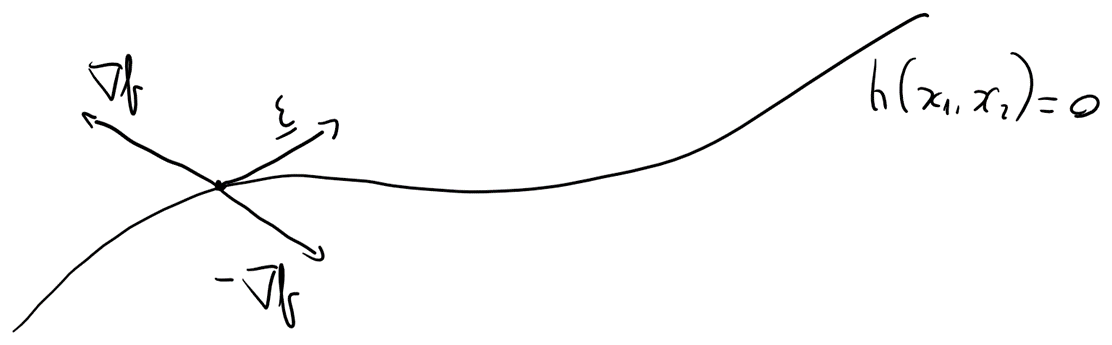
#> input picture Anno 1/Machine Learning/immagini/fig_8_2_componente_gradiente_non_nullo.png, 1112 x 345 px, found by its file name
$ python analyze_drawings.py
#> lines starting #> are read from the running program, lines starting #| are printed output that depends on the picture; after the words box and inside, x2 and y2 are one past the last pixel; in counts of white or black regions, pixels touching at a corner belong together
import cv2
import numpy as np

for name in ['fig_8_2_componente_gradiente_non_nullo.png',
             'fig_8_3_parallelismo_gradienti_punto_estremale.png',
             'fig_8_4_curve_di_livello_minimo_vincolato.png',
             'fig_8_5_vincoli_disuguaglianza_kkt.png',
             'fig_7_2_sigmoide_lda_superficie.png']:
    im = cv2.imread('Anno 1/Machine Learning/immagini/' + name)
#> im is the input picture: shape (345, 1112, 3); mean B, G, R 249.9, 249.9, 249.9
    print(f"\n=================== {name} ({im.shape[1]}x{im.shape[0]}) ===================")
#| =================== fig_8_2_componente_gradiente_non_nullo.png (1112x345) ===================
    # let's save a downsampled view or describe connected components
    gray = cv2.cvtColor(im, cv2.COLOR_BGR2GRAY)
    # Check if there are colored strokes
    b, g, r = cv2.split(im)
    diff_rg = np.abs(r.astype(int) - g.astype(int))
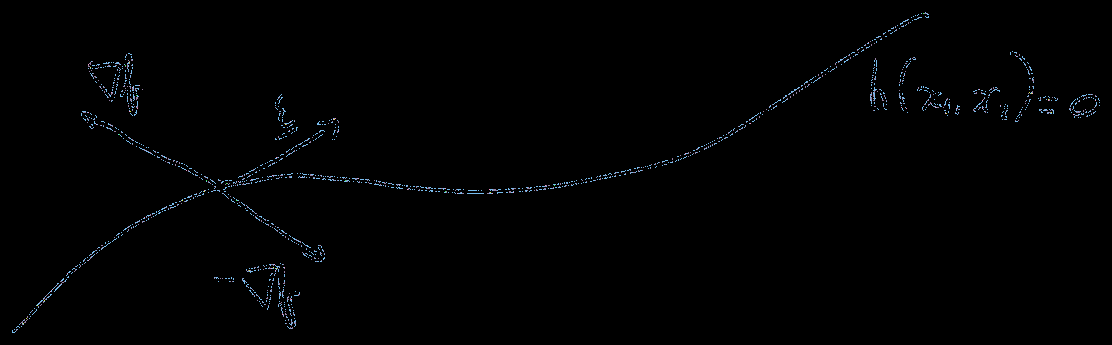
#> diff_rg: shape (345, 1112) int64; 6 distinct labels, from 0 to 33; one colour per label, 0 black
    diff_gb = np.abs(g.astype(int) - b.astype(int))
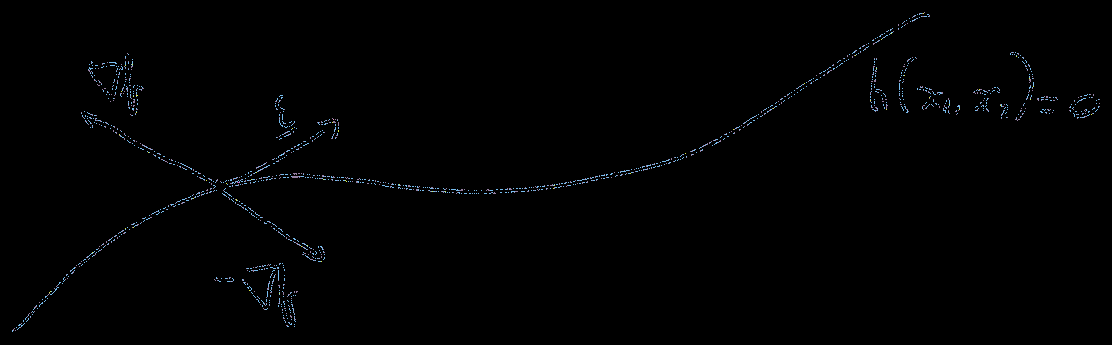
#> diff_gb: shape (345, 1112) int64; 6 distinct labels, from 0 to 41; one colour per label, 0 black
    color_mask = (diff_rg > 20) | (diff_gb > 20)
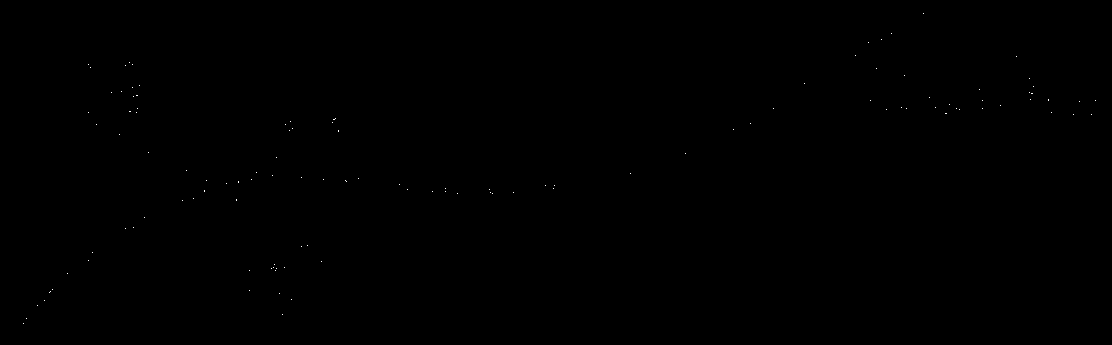
#> color_mask: shape (345, 1112) bool; 0.03% white in thin lines or dots, all inside (x1, y1, x2, y2) = (23, 13, 1096, 324)
    print(f"Color pixels: {np.sum(color_mask)}")
#| Color pixels: 132
    # Find contours
    thresh = (gray < 220).astype(np.uint8)
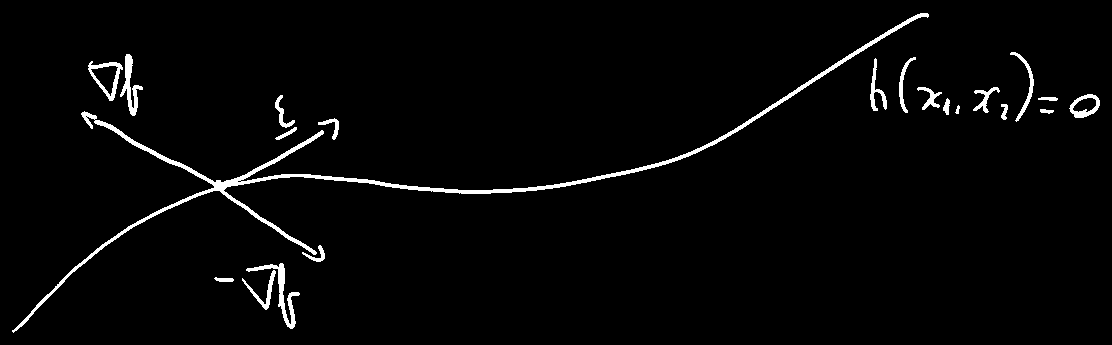
#> thresh: shape (345, 1112); values 0 (black) and 1 (white), 2.5% white; 21 white regions
    contours, hier = cv2.findContours(thresh, cv2.RETR_EXTERNAL, cv2.CHAIN_APPROX_SIMPLE)
#> contours = 21 contours, 1 with area under 20; largest, box (x1, y1, x2, y2) and area: (12, 13, 929, 333) 4174, (88, 61, 123, 101) 738, (1069, 94, 1100, 118) 494, (246, 263, 300, 329) 492, (120, 54, 143, 116) 392
    print(f"Total external contours: {len(contours)}")
#| Total external contours: 21
    contours = sorted(contours, key=cv2.contourArea, reverse=True)[:8]
#> contours = 8 contours; box (x1, y1, x2, y2) and area: (12, 13, 929, 333) 4174, (88, 61, 123, 101) 738, (1069, 94, 1100, 118) 494, (246, 263, 300, 329) 492, (120, 54, 143, 116) 392, (1010, 52, 1034, 122) 223, (870, 58, 887, 111) 206, (242, 270, 276, 310) 204
    for i, c in enumerate(contours):
        x, y, w, h = cv2.boundingRect(c)
        area = cv2.contourArea(c)
        print(f"  Contour {i}: x={x}, y={y}, w={w}, h={h}, area={area:.1f}")
#> this loop made 8 passes
#> (x, y, w, h, area) on passes 1 to 8: (12, 13, 917, 320, 4174), (88, 61, 35, 40, 737.5), (1069, 94, 31, 24, 493.5), (246, 263, 54, 66, 491.5), (120, 54, 23, 62, 391.5), (1010, 52, 24, 70, 223), (870, 58, 17, 53, 206), (242, 270, 34, 40, 203.5)
#|   Contour 0: x=12, y=13, w=917, h=320, area=4174.0
#|   Contour 1: x=88, y=61, w=35, h=40, area=737.5
#|   Contour 2: x=1069, y=94, w=31, h=24, area=493.5
#|   Contour 3: x=246, y=263, w=54, h=66, area=491.5
#|   Contour 4: x=120, y=54, w=23, h=62, area=391.5
#|   Contour 5: x=1010, y=52, w=24, h=70, area=223.0
#|   Contour 6: x=870, y=58, w=17, h=53, area=206.0
#|   Contour 7: x=242, y=270, w=34, h=40, area=203.5
#> pass 2 of the loop `for name in ['fig_8_2_componente_gradiente_non_nullo.png',`:
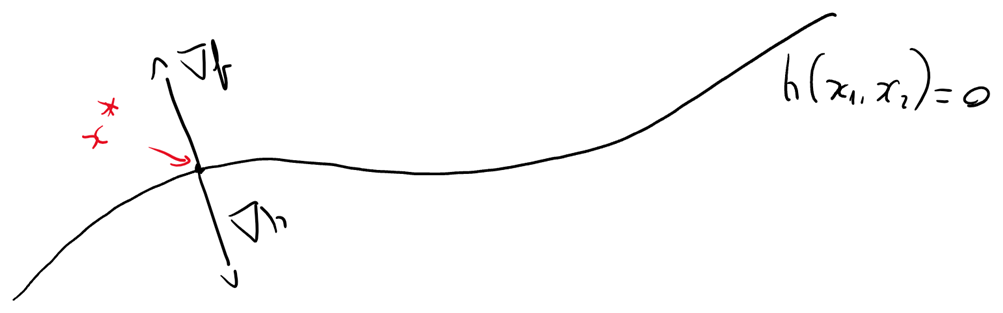
#> input picture Anno 1/Machine Learning/immagini/fig_8_3_parallelismo_gradienti_punto_estremale.png, 1003 x 313 px, found by its file name
#> im is the input picture: shape (313, 1003, 3); mean B, G, R 250.4, 250.4, 250.6
#| =================== fig_8_3_parallelismo_gradienti_punto_estremale.png (1003x313) ===================
#> gray: shape (313, 1003)
#> b: shape (313, 1003)
#> g: shape (313, 1003)
#> r: shape (313, 1003)
#> diff_rg: shape (313, 1003) int64; 194 distinct labels, from 0 to 229
#> diff_gb: shape (313, 1003) int64; 22 distinct labels, from 0 to 21
#> `color_mask = (diff_rg > 20) | (diff_gb > 20)`:
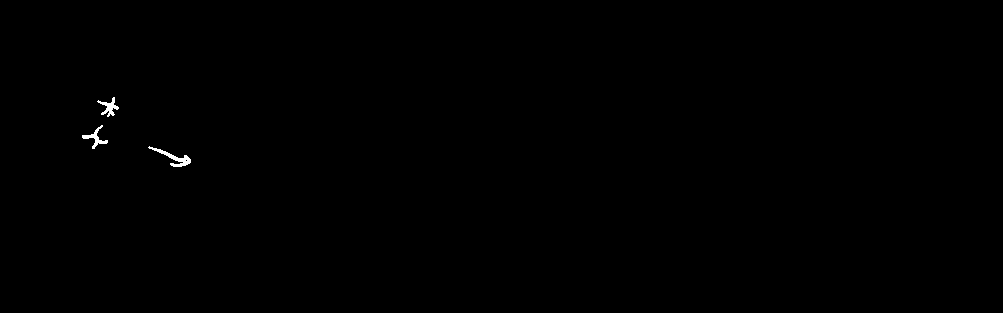
#> color_mask: shape (313, 1003) bool; 0.18% white; 3 white regions, box (x1, y1, x2, y2) and area: (148, 146, 191, 167) 233, (97, 97, 119, 117) 165, (82, 125, 108, 149) 165
#| Color pixels: 563
#> `thresh = (gray < 220).astype(np.uint8)`:
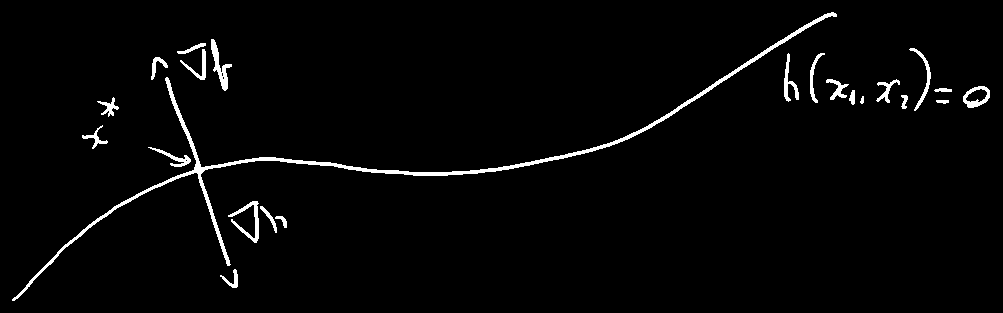
#> thresh: shape (313, 1003); values 0 (black) and 1 (white), 2.4% white; 23 white regions
#> `contours, hier = cv2.findContours(thresh, cv2.RETR_EXTERNAL, cv2.CHAIN..`: contours = 23 contours, 1 with area under 20; largest, box (x1, y1, x2, y2) and area: (12, 12, 837, 301) 3010, (963, 86, 990, 108) 403, (211, 39, 232, 91) 298, (228, 201, 259, 243) 266, (909, 48, 931, 111) 184
#| Total external contours: 23
#> `contours = sorted(contours, key=cv2.contourArea, reverse=True)[:8]`: contours = 8 contours; box (x1, y1, x2, y2) and area: (12, 12, 837, 301) 3010, (963, 86, 990, 108) 403, (211, 39, 232, 91) 298, (228, 201, 259, 243) 266, (909, 48, 931, 111) 184, (784, 53, 799, 102) 180, (148, 147, 191, 167) 150, (180, 49, 206, 80) 148
#> the loop `for i, c in enumerate(contours):` made 8 passes
#> (x, y, w, h, area) on passes 1 to 8: (12, 12, 825, 289, 3010.5), (963, 86, 27, 22, 403), (211, 39, 21, 52, 298), (228, 201, 31, 42, 266.5), (909, 48, 22, 63, 183.5), (784, 53, 15, 49, 180.5), (148, 147, 43, 20, 149.5), (180, 49, 26, 31, 147.5)
#> (printed output is left out)
#> (the run stopped early here; a loop or call above may not have finished)
